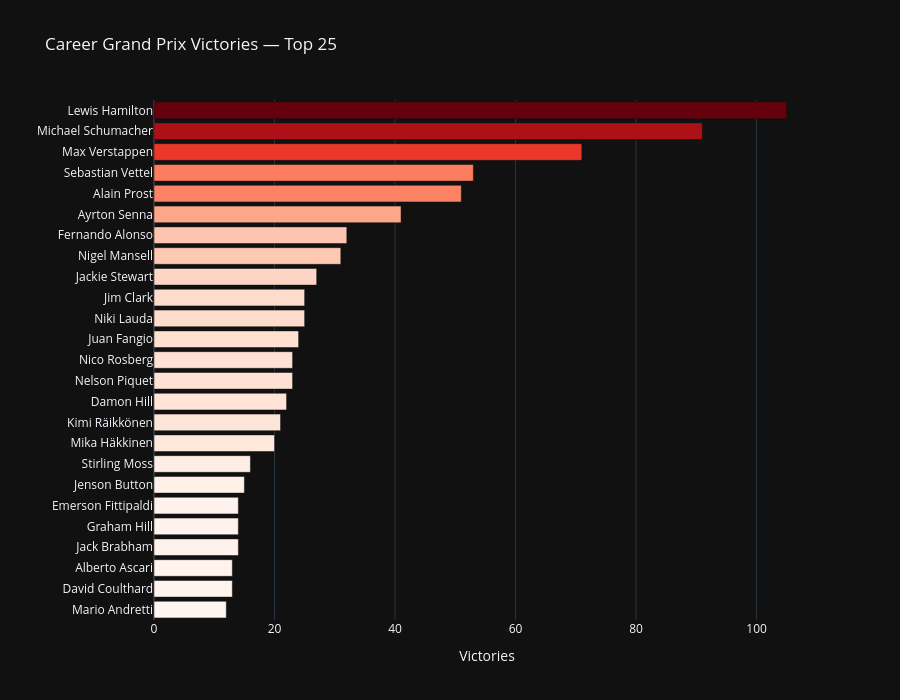
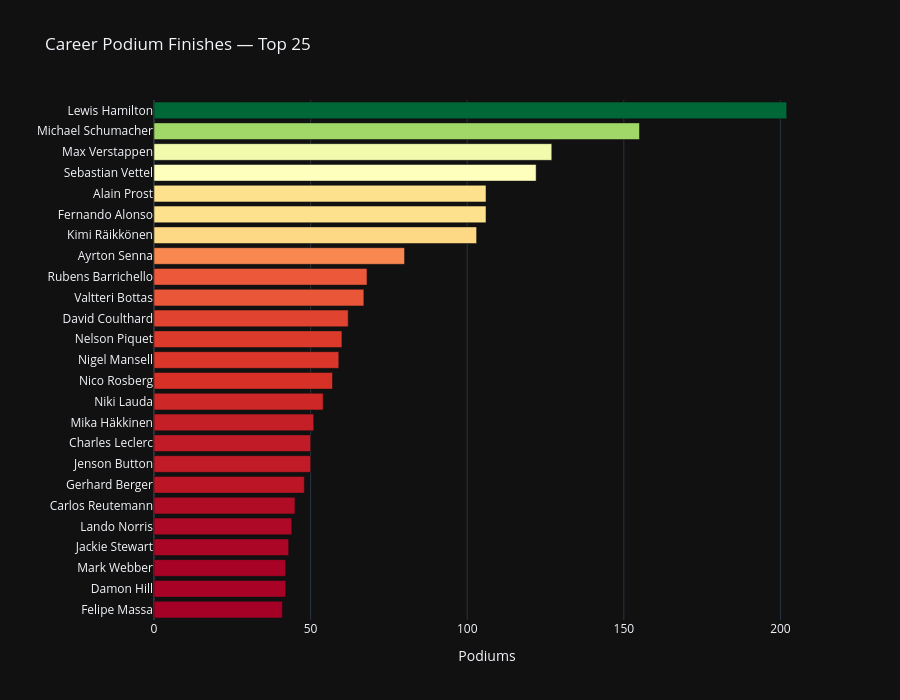
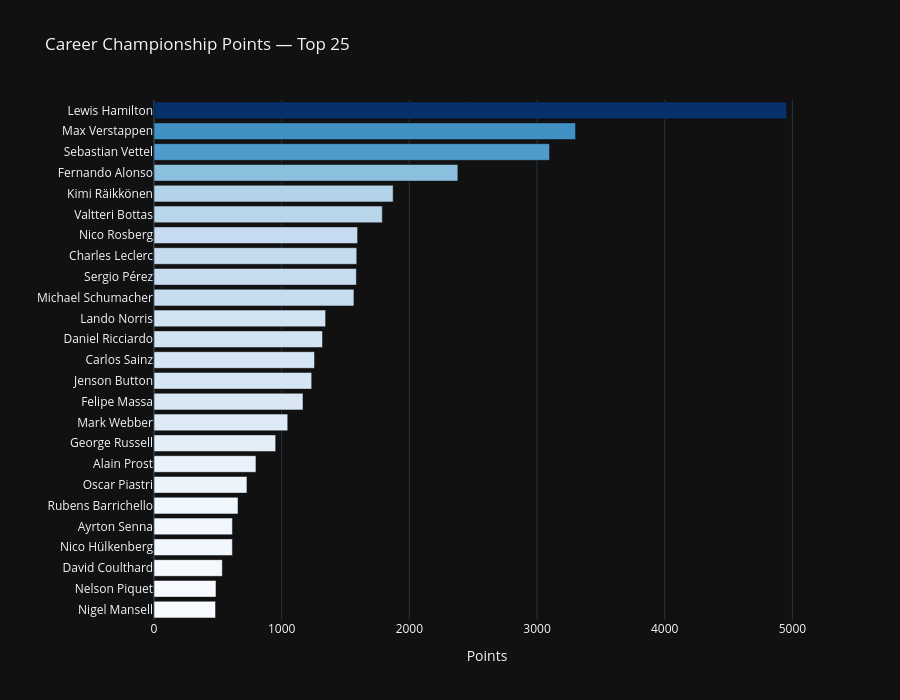
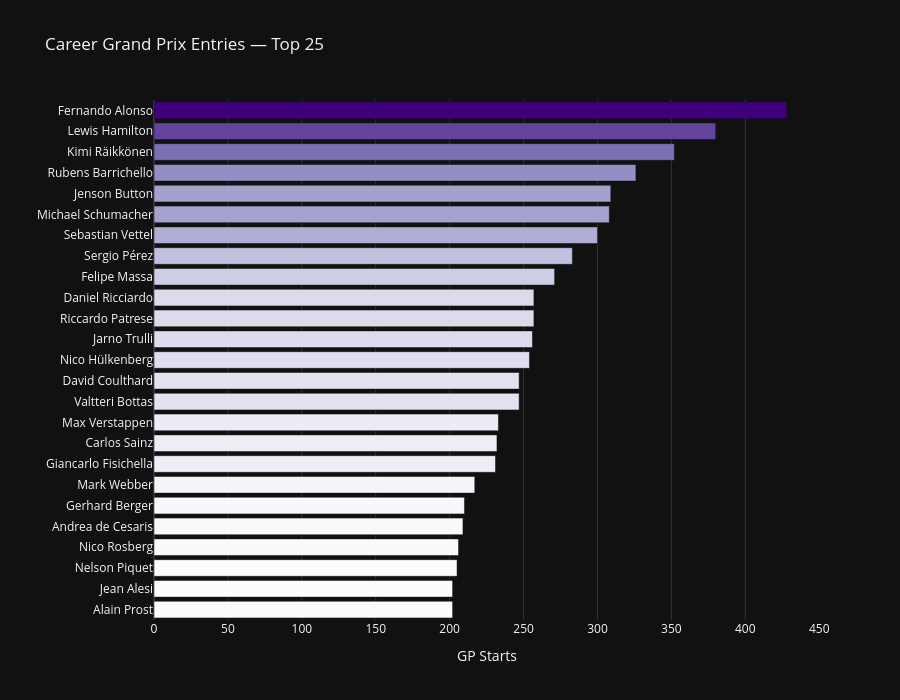

These figures' notebook cell, in order:
### Markdown cell above
## 1. Driver Records — Volume

*Raw career totals: the absolute figures every fan knows.*

### Code cell
# ---- Aggregate per driver ----
drv = df.groupby('driver_fullname').agg(
    entries      = ('position', 'count'),
    wins         = ('is_win', 'sum'),
    podiums      = ('on_podium', 'sum'),
    poles        = ('is_pole', 'sum'),
    fastest_laps = ('fastest_lap', 'sum'),
    total_points = ('points', 'sum'),
    seasons      = ('season', 'nunique'),
    dnfs         = ('is_dnf', 'sum'),
    top10s       = ('in_points', 'sum'),
).reset_index().rename(columns={'driver_fullname': 'driver'})

drv = drv.sort_values('wins', ascending=False)
TOP_N = 25

# Chart 1a — Career Wins (Top 25)
fig = px.bar(
    drv.head(TOP_N).sort_values('wins'),
    x='wins', y='driver', orientation='h',
    color='wins', color_continuous_scale='Reds',
    title=f'Career Grand Prix Victories — Top {TOP_N}',
    labels={'wins': 'Victories', 'driver': ''}
)
fig.update_coloraxes(showscale=False)
fig.update_layout(height=700)
fig.show()

# Chart 1b — Career Podiums
fig = px.bar(
    drv.sort_values('podiums', ascending=False).head(TOP_N).sort_values('podiums'),
    x='podiums', y='driver', orientation='h',
    color='podiums', color_continuous_scale='RdYlGn',
    title=f'Career Podium Finishes — Top {TOP_N}',
    labels={'podiums': 'Podiums', 'driver': ''}
)
fig.update_coloraxes(showscale=False)
fig.update_layout(height=700)
fig.show()

# Chart 1c — Career Points
fig = px.bar(
    drv.sort_values('total_points', ascending=False).head(TOP_N).sort_values('total_points'),
    x='total_points', y='driver', orientation='h',
    color='total_points', color_continuous_scale='Blues',
    title=f'Career Championship Points — Top {TOP_N}',
    labels={'total_points': 'Points', 'driver': ''}
)
fig.update_coloraxes(showscale=False)
fig.update_layout(height=700)
fig.show()

# Chart 1d — Most GP Entries (Longevity)
fig = px.bar(
    drv.sort_values('entries', ascending=False).head(TOP_N).sort_values('entries'),
    x='entries', y='driver', orientation='h',
    color='entries', color_continuous_scale='Purples',
    title=f'Career Grand Prix Entries — Top {TOP_N}',
    labels={'entries': 'GP Starts', 'driver': ''}
)
fig.update_coloraxes(showscale=False)
fig.update_layout(height=700)
fig.show()

# Table — Combined Top 15
drv.head(15)[['driver','entries','wins','podiums','poles','fastest_laps','total_points','seasons']]

### Figure 1 — Plotly figure (JSON) as saved in the notebook; plotly's stock layout.template omitted (floating-point values rounded to 4 significant figures)
{"data": [{"hovertemplate": "Victories=%{marker.color}<br>=%{y}<extra></extra>", "legendgroup": "", "marker": {"color": [12, 13, 13, 14, 14, 14, 15, 16, 20, 21, 22, 23, 23, 24, 25, 25, 27, 31, 32, 41, 51, 53, 71, 91, 105], "coloraxis": "coloraxis", "pattern": {"shape": ""}}, "name": "", "orientation": "h", "showlegend": false, "textposition": "auto", "type": "bar", "x": [12, 13, 13, 14, 14, 14, 15, 16, 20, 21, 22, 23, 23, 24, 25, 25, 27, 31, 32, 41, 51, 53, 71, 91, 105], "xaxis": "x", "y": ["Mario Andretti", "David Coulthard", "Alberto Ascari", "Jack Brabham", "Graham Hill", "Emerson Fittipaldi", "Jenson Button", "Stirling Moss", "Mika Häkkinen", "Kimi Räikkönen", "Damon Hill", "Nelson Piquet", "Nico Rosberg", "Juan Fangio", "Niki Lauda", "Jim Clark", "Jackie Stewart", "Nigel Mansell", "Fernando Alonso", "Ayrton Senna", "Alain Prost", "Sebastian Vettel", "Max Verstappen", "Michael Schumacher", "Lewis Hamilton"], "yaxis": "y"}], "layout": {"barmode": "relative", "coloraxis": {"colorbar": {"title": {"text": "Victories"}}, "colorscale": [[0.0, "rgb(255,245,240)"], [0.125, "rgb(254,224,210)"], [0.25, "rgb(252,187,161)"], [0.375, "rgb(252,146,114)"], [0.5, "rgb(251,106,74)"], [0.625, "rgb(239,59,44)"], [0.75, "rgb(203,24,29)"], [0.875, "rgb(165,15,21)"], [1.0, "rgb(103,0,13)"]], "showscale": false}, "height": 700, "legend": {"tracegroupgap": 0}, "title": {"text": "Career Grand Prix Victories — Top 25"}, "xaxis": {"anchor": "y", "domain": [0.0, 1.0], "title": {"text": "Victories"}}, "yaxis": {"anchor": "x", "domain": [0.0, 1.0], "title": {"text": ""}}}}

### Figure 2 — Plotly figure (JSON) as saved in the notebook; plotly's stock layout.template omitted (floating-point values rounded to 4 significant figures)
{"data": [{"hovertemplate": "Podiums=%{marker.color}<br>=%{y}<extra></extra>", "legendgroup": "", "marker": {"color": [41, 42, 42, 43, 44, 45, 48, 50, 50, 51, 54, 57, 59, 60, 62, 67, 68, 80, 103, 106, 106, 122, 127, 155, 202], "coloraxis": "coloraxis", "pattern": {"shape": ""}}, "name": "", "orientation": "h", "showlegend": false, "textposition": "auto", "type": "bar", "x": [41, 42, 42, 43, 44, 45, 48, 50, 50, 51, 54, 57, 59, 60, 62, 67, 68, 80, 103, 106, 106, 122, 127, 155, 202], "xaxis": "x", "y": ["Felipe Massa", "Damon Hill", "Mark Webber", "Jackie Stewart", "Lando Norris", "Carlos Reutemann", "Gerhard Berger", "Jenson Button", "Charles Leclerc", "Mika Häkkinen", "Niki Lauda", "Nico Rosberg", "Nigel Mansell", "Nelson Piquet", "David Coulthard", "Valtteri Bottas", "Rubens Barrichello", "Ayrton Senna", "Kimi Räikkönen", "Fernando Alonso", "Alain Prost", "Sebastian Vettel", "Max Verstappen", "Michael Schumacher", "Lewis Hamilton"], "yaxis": "y"}], "layout": {"barmode": "relative", "coloraxis": {"colorbar": {"title": {"text": "Podiums"}}, "colorscale": [[0.0, "rgb(165,0,38)"], [0.1, "rgb(215,48,39)"], [0.2, "rgb(244,109,67)"], [0.3, "rgb(253,174,97)"], [0.4, "rgb(254,224,139)"], [0.5, "rgb(255,255,191)"], [0.6, "rgb(217,239,139)"], [0.7, "rgb(166,217,106)"], [0.8, "rgb(102,189,99)"], [0.9, "rgb(26,152,80)"], [1.0, "rgb(0,104,55)"]], "showscale": false}, "height": 700, "legend": {"tracegroupgap": 0}, "title": {"text": "Career Podium Finishes — Top 25"}, "xaxis": {"anchor": "y", "domain": [0.0, 1.0], "title": {"text": "Podiums"}}, "yaxis": {"anchor": "x", "domain": [0.0, 1.0], "title": {"text": ""}}}}

### Figure 3 — Plotly figure (JSON) as saved in the notebook; plotly's stock layout.template omitted (floating-point values rounded to 4 significant figures)
{"data": [{"hovertemplate": "Points=%{marker.color}<br>=%{y}<extra></extra>", "legendgroup": "", "marker": {"color": [482.0, 485.5, 535.0, 614.0, 614.0, 658.0, 728.0, 798.5, 953.0, 1048.0, 1167.0, 1235.0, 1258.0, 1320.0, 1344.0, 1566.0, 1585.0, 1588.0, 1594.0, 1788.0, 1873.0, 2380.0, 3098.0, 3302.0, 4956.0], "coloraxis": "coloraxis", "pattern": {"shape": ""}}, "name": "", "orientation": "h", "showlegend": false, "textposition": "auto", "type": "bar", "x": [482.0, 485.5, 535.0, 614.0, 614.0, 658.0, 728.0, 798.5, 953.0, 1048.0, 1167.0, 1235.0, 1258.0, 1320.0, 1344.0, 1566.0, 1585.0, 1588.0, 1594.0, 1788.0, 1873.0, 2380.0, 3098.0, 3302.0, 4956.0], "xaxis": "x", "y": ["Nigel Mansell", "Nelson Piquet", "David Coulthard", "Nico Hülkenberg", "Ayrton Senna", "Rubens Barrichello", "Oscar Piastri", "Alain Prost", "George Russell", "Mark Webber", "Felipe Massa", "Jenson Button", "Carlos Sainz", "Daniel Ricciardo", "Lando Norris", "Michael Schumacher", "Sergio Pérez", "Charles Leclerc", "Nico Rosberg", "Valtteri Bottas", "Kimi Räikkönen", "Fernando Alonso", "Sebastian Vettel", "Max Verstappen", "Lewis Hamilton"], "yaxis": "y"}], "layout": {"barmode": "relative", "coloraxis": {"colorbar": {"title": {"text": "Points"}}, "colorscale": [[0.0, "rgb(247,251,255)"], [0.125, "rgb(222,235,247)"], [0.25, "rgb(198,219,239)"], [0.375, "rgb(158,202,225)"], [0.5, "rgb(107,174,214)"], [0.625, "rgb(66,146,198)"], [0.75, "rgb(33,113,181)"], [0.875, "rgb(8,81,156)"], [1.0, "rgb(8,48,107)"]], "showscale": false}, "height": 700, "legend": {"tracegroupgap": 0}, "title": {"text": "Career Championship Points — Top 25"}, "xaxis": {"anchor": "y", "domain": [0.0, 1.0], "title": {"text": "Points"}}, "yaxis": {"anchor": "x", "domain": [0.0, 1.0], "title": {"text": ""}}}}

### Figure 4 — Plotly figure (JSON) as saved in the notebook; plotly's stock layout.template omitted (floating-point values rounded to 4 significant figures)
{"data": [{"hovertemplate": "GP Starts=%{marker.color}<br>=%{y}<extra></extra>", "legendgroup": "", "marker": {"color": [202, 202, 205, 206, 209, 210, 217, 231, 232, 233, 247, 247, 254, 256, 257, 257, 271, 283, 300, 308, 309, 326, 352, 380, 428], "coloraxis": "coloraxis", "pattern": {"shape": ""}}, "name": "", "orientation": "h", "showlegend": false, "textposition": "auto", "type": "bar", "x": [202, 202, 205, 206, 209, 210, 217, 231, 232, 233, 247, 247, 254, 256, 257, 257, 271, 283, 300, 308, 309, 326, 352, 380, 428], "xaxis": "x", "y": ["Alain Prost", "Jean Alesi", "Nelson Piquet", "Nico Rosberg", "Andrea de Cesaris", "Gerhard Berger", "Mark Webber", "Giancarlo Fisichella", "Carlos Sainz", "Max Verstappen", "Valtteri Bottas", "David Coulthard", "Nico Hülkenberg", "Jarno Trulli", "Riccardo Patrese", "Daniel Ricciardo", "Felipe Massa", "Sergio Pérez", "Sebastian Vettel", "Michael Schumacher", "Jenson Button", "Rubens Barrichello", "Kimi Räikkönen", "Lewis Hamilton", "Fernando Alonso"], "yaxis": "y"}], "layout": {"barmode": "relative", "coloraxis": {"colorbar": {"title": {"text": "GP Starts"}}, "colorscale": [[0.0, "rgb(252,251,253)"], [0.125, "rgb(239,237,245)"], [0.25, "rgb(218,218,235)"], [0.375, "rgb(188,189,220)"], [0.5, "rgb(158,154,200)"], [0.625, "rgb(128,125,186)"], [0.75, "rgb(106,81,163)"], [0.875, "rgb(84,39,143)"], [1.0, "rgb(63,0,125)"]], "showscale": false}, "height": 700, "legend": {"tracegroupgap": 0}, "title": {"text": "Career Grand Prix Entries — Top 25"}, "xaxis": {"anchor": "y", "domain": [0.0, 1.0], "title": {"text": "GP Starts"}}, "yaxis": {"anchor": "x", "domain": [0.0, 1.0], "title": {"text": ""}}}}
